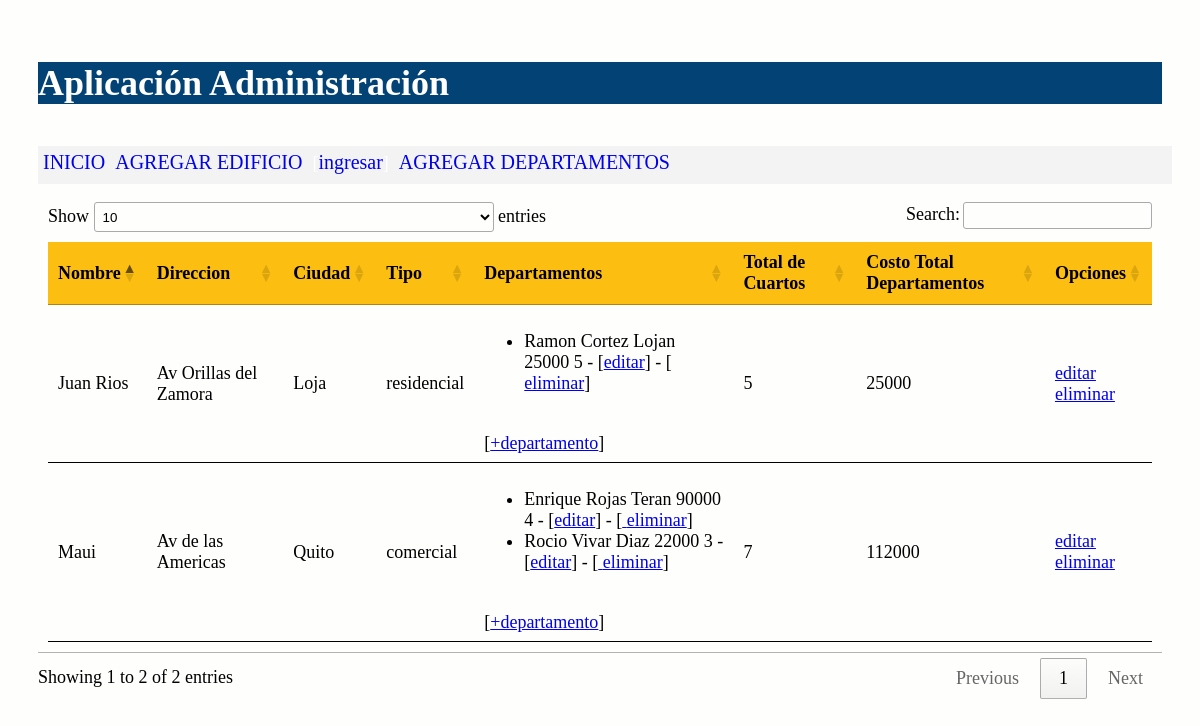
The page / on the database its author committed.
### viviendas/models.py (models this page shows, shortened)
class Edificio(models.Model):
    opciones_tipos = (
        ('residencial','Residencial'),
        ('comercial','Comercial'),
        )
    nombre = models.CharField(max_length=30)
    direccion = models.CharField(max_length=30)
    ciudad = models.CharField(max_length=30)
    tipo = models.CharField(max_length=30, choices=opciones_tipos)
    def obtener_costo_departametos_edificio(self):
        valor = [d.costo_departamento for d in self.departamentos.all()]
        valor = sum(valor)
        return valor
    def obtener_cantidad_cuartos(self):
        valor = [d.num_cuartos for d in self.departamentos.all()]
        valor = sum(valor)
        return valor

class Departamento(models.Model):
    nombre_propietario = models.CharField(max_length=100)
    costo_departamento = models.IntegerField('costo departamento')
    num_cuartos = models.IntegerField('numero de cuartos')
    edificio = models.ForeignKey(Edificio, on_delete=models.CASCADE,
            related_name="departamentos")
    def __str__(self):
        return "%s %s %d" % (self.nombre_propietario,
         self.costo_departamento,self.num_cuartos)

### viviendas/views.py (the view)
# urls.py: path('', views.index, name='index'),
def index(request):
    edificio = Edificio.objects.all()
    informacion_template = {'edificio': edificio}
    return render(request, 'index.html', informacion_template)

### viviendas/templates/index.html (shortened to what this page needs)
{% extends "master.html" %}  {% block content %}
<table id="tabla_datos">
  <thead>
    <tr>
      <th>Nombre</th>
      <th>Direccion</th>
      <th>Ciudad</th>
      <th>Tipo</th>
      <th>Departamentos</th>
      <th>Total de Cuartos</th>
      <th>Costo Total Departamentos</th>
      <th>Opciones</th>
    </tr>
  </thead>
  {% for e in edificio %}
  <tr>
    <td>{{e.nombre}}</td>
    <td>{{e.direccion}}</td>
    <td>{{e.ciudad}}</td>
    <td>{{e.tipo}}</td>
    <td>
      <ul>
        {% for d in e.departamentos.all %}
        <li>
          <span
            >{{d}} - [<a href="{% url 'editar_departamento' d.id %}">editar</a>]
            - [<a
              href="{% url 'eliminar_departamento' d.id %}"
              onclick="return confirm('¿Está seguro de la eliminación?')"
            >
              eliminar</a
            >]
          </span>
        </li>
        {% endfor %}
      </ul>
      <br />[<a href="{% url 'crear_departamento_edificio' e.id %}"
        >+departamento</a
      >]
    </td>
    <td>{{e.obtener_cantidad_cuartos}}</td>
    <td>{{e.obtener_costo_departametos_edificio}}</td>
    <td>
      <a href="{% url 'editar_edificio' e.id %}">editar</a> <br />
      <a
        href="{% url 'eliminar_edificio' e.id %}"
        onclick="return confirm('¿Está seguro de la eliminación?')"
      >
        eliminar</a
      >
    </td>
  </tr>
  {% endfor %}
</table>
{% endblock %}

### viviendas/templates/master.html (shortened to what this page needs)
<!DOCTYPE html>
<html>
  <head>
    {% load static %}
    <link
      rel="stylesheet"
      type="text/css"
      href="{% static 'css/estilos.css' %}"
    />
    <link
      rel="stylesheet"
      type="text/css"
      href="https://cdn.datatables.net/1.10.25/css/jquery.dataTables.min.css"
    />
  </head>
  <body>
    <header>
      <h1>Aplicación Administración</h1>
      <nav class="top_menu">
        <ul>
          <li><a href="{% url 'index' %}">INICIO</a></li>
          <li><a href="{% url 'crear_edificio' %}">AGREGAR EDIFICIO</a></li>
          {% if user.is_authenticated %}
            <li>[<a href="{% url 'login' %}">ingresar</a>]</li>
          {% endif %}
          <li>
            <a href="{% url 'crear_departamento' %}">AGREGAR DEPARTAMENTOS</a>
          </li>
        </ul>
      </nav>
    </header>
    <section>{% block content %} {% endblock %}</section>
  </body>
</html>

### viviendas/css/estilos.css (style rules this page uses)
body { background: #fefefd; padding: 30px; font-size: 18px; }
header { background: #034275; color: #fff; }
section { width: 100%; }
#tabla_datos { margin-top: 20px; padding: 10px; }
th, td { padding: 15px; border-bottom: 1px solid black; }
tr { background-color: #fcbe11; }
.top_menu ul { list-style: none; float: left; padding: 5px; width: 100%; background-color: #f3f3f3; }
.top_menu ul li { float: left; margin-right: 10px; margin-bottom: 5px; }
.top_menu ul li a { text-decoration: none; font-size: 20px; }

### rows shown on the page
Edificio: nombre "Juan Rios", direccion "Av Orillas del Zamora", ciudad "Loja", tipo "residencial", obtener_cantidad_cuartos "5", obtener_costo_departametos_edificio "25000"
Departamento: nombre_propietario+costo_departamento+num_cuartos "Ramon Cortez Lojan 25000 5"
Edificio: nombre "Maui", direccion "Av de las Americas", ciudad "Quito", tipo "comercial", obtener_cantidad_cuartos "7", obtener_costo_departametos_edificio "112000"
Departamento: nombre_propietario+costo_departamento+num_cuartos "Enrique Rojas Teran 90000 4"
Departamento: nombre_propietario+costo_departamento+num_cuartos "Rocio Vivar Diaz 22000 3"
